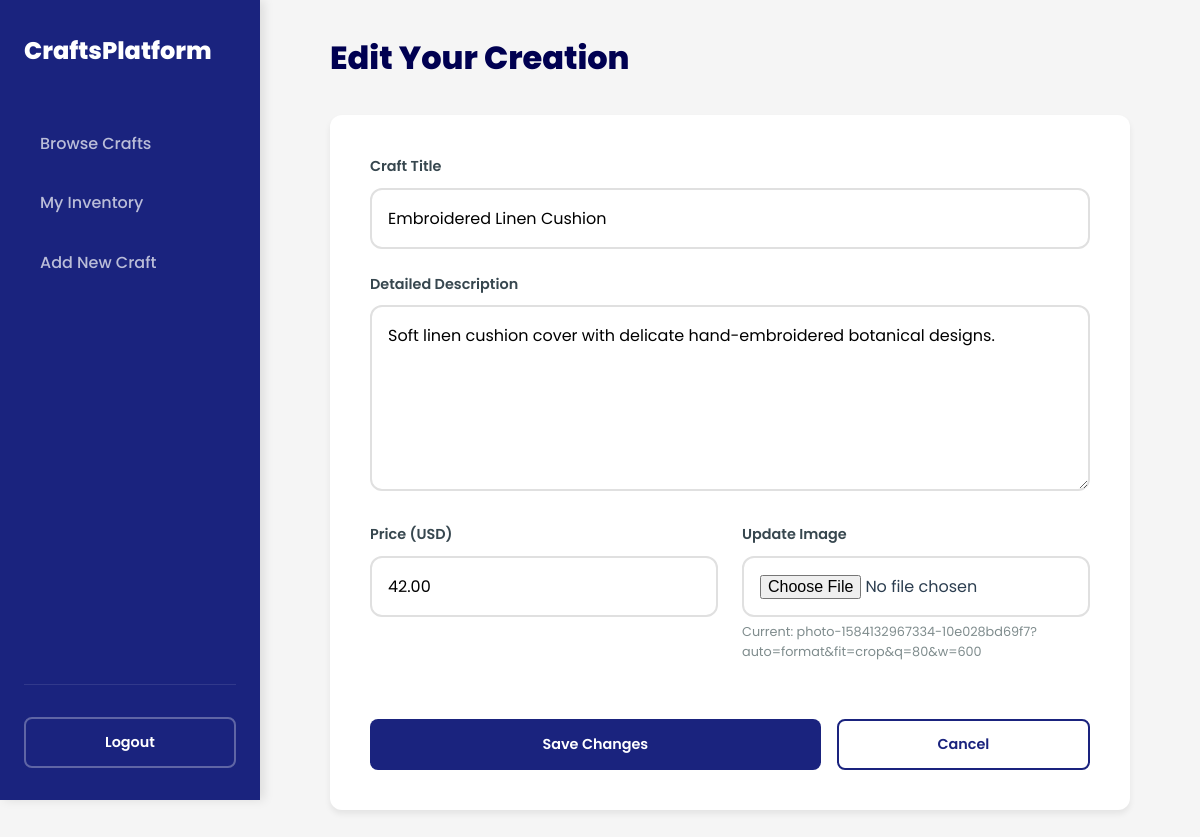
/edit_craft.php?id=6 (signed in), run on the app's committed database.
### tables this page shows
CREATE TABLE IF NOT EXISTS crafts (
    id INT AUTO_INCREMENT PRIMARY KEY,
    user_id INT NOT NULL,
    title VARCHAR(255) NOT NULL,
    description TEXT NOT NULL,
    price DECIMAL(10, 2) NOT NULL,
    image_url VARCHAR(255),
    created_at TIMESTAMP DEFAULT CURRENT_TIMESTAMP,
    FOREIGN KEY (user_id) REFERENCES users(id) ON DELETE CASCADE
);

### edit_craft.php (the view, shortened to what this page needs)
<?php
require_once 'includes/db.php';
$id = $_GET['id'] ?? null;
$stmt = $pdo->prepare("SELECT * FROM crafts WHERE id = ? AND user_id = ?");
$stmt->execute([$id, $_SESSION['user_id']]);
$craft = $stmt->fetch();
?>
<!DOCTYPE html>
<html lang="en">
<head>
    <link rel="stylesheet" href="css/style.css">
</head>
<body style="background: var(--bg-color);">
    <div class="main-wrapper">
        <aside class="sidebar">
            <a href="index.php" class="logo">
                <span>CraftsPlatform</span>
            </a>
            <ul class="sidebar-nav">
                <li><a href="index.php"><span>Browse Crafts</span></a></li>
                <li><a href="craftsman_dashboard.php"><span>My Inventory</span></a></li>
                <li><a href="add_craft.php"><span>Add New Craft</span></a></li>
            </ul>
            <div class="sidebar-footer">
                <a href="logout.php" class="btn btn-outline" style="width: 100%; border-color: rgba(255,255,255,0.3); color: #fff;">Logout</a>
            </div>
        </aside>
        <main class="content-area">
            <div class="container" style="max-width: 800px;">
                <h2 class="section-title">Edit Your Creation</h2>
                <div class="table-container" style="padding: 2.5rem;">
                    <form action="edit_craft.php?id=<?php echo $id; ?>" method="POST" enctype="multipart/form-data" id="craftForm">
                        <div class="form-group">
                            <label for="title">Craft Title</label>
                            <input type="text" name="title" id="title" value="<?php echo htmlspecialchars($craft['title']); ?>" required>
                        </div>
                        <div class="form-group">
                            <label for="description">Detailed Description</label>
                            <textarea name="description" id="description" rows="6" required><?php echo htmlspecialchars($craft['description']); ?></textarea>
                        </div>
                        <div style="display: grid; grid-template-columns: 1fr 1fr; gap: 1.5rem;">
                            <div class="form-group">
                                <label for="price">Price (USD)</label>
                                <input type="number" step="0.01" name="price" id="price" value="<?php echo htmlspecialchars($craft['price']); ?>" required>
                            </div>
                            <div class="form-group">
                                <label for="image">Update Image</label>
                                <input type="file" name="image" id="image">
                                <?php if ($craft['image_url']): ?>
                                    <p style="margin-top: 5px; font-size: 0.8rem; color: var(--text-muted);">Current: <?php echo basename($craft['image_url']); ?></p>
                                <?php endif; ?>
                            </div>
                        </div>
                        <div style="margin-top: 2rem; display: flex; gap: 1rem;">
                            <button type="submit" class="btn" style="flex: 2;">Save Changes</button>
                            <a href="craftsman_dashboard.php" class="btn btn-outline" style="flex: 1;">Cancel</a>
                        </div>
                    </form>
                </div>
            </div>
        </main>
    </div>
</body>
</html>

### css/style.css (style rules this page uses)
:root { --primary-color: #1a237e; --primary-light: #534bae; --primary-dark: #000051; --accent-color: #ffd700; --secondary-color: #37474f; --bg-color: #f5f5f5; --card-bg: #ffffff; --text-color: #2c3e50; --text-muted: #7f8c8d; --error-color: #c62828; --success-color: #2e7d32; --border-color: #e0e0e0; --header-height: 70px; --sidebar-width: 260px; --shadow-sm: 0 2px 4px rgba(0,0,0,0.05); --shadow-md: 0 4px 6px rgba(0,0,0,0.07); --shadow-lg: 0 10px 15px rgba(0,0,0,0.1); --radius: 12px; }
* { margin: 0; padding: 0; box-sizing: border-box; }
body { background-color: var(--bg-color); color: var(--text-color); font-family: 'Poppins', sans-serif; line-height: 1.6; -webkit-font-smoothing: antialiased; }
.main-wrapper { display: flex; min-height: 100vh; }
.content-area { flex-grow: 1; padding: 2rem; transition: all 0.3s; }
.container { max-width: 1200px; margin: 0 auto; }
.sidebar { width: var(--sidebar-width); background: var(--primary-color); color: #ffffff; padding: 2rem 1.5rem; display: flex; flex-direction: column; position: sticky; top: 0; height: 100vh; box-shadow: 4px 0 10px rgba(0,0,0,0.1); }
.sidebar .logo { font-size: 1.5rem; font-weight: 800; color: #ffffff; margin-bottom: 3rem; text-decoration: none; display: flex; align-items: center; gap: 0.5rem; }
.sidebar-nav { list-style: none; flex-grow: 1; }
.sidebar-nav li { margin-bottom: 0.5rem; }
.sidebar-nav a { color: rgba(255,255,255,0.7); text-decoration: none; padding: 0.8rem 1rem; border-radius: 8px; display: block; font-weight: 500; transition: all 0.2s; }
.sidebar-footer { padding-top: 2rem; border-top: 1px solid rgba(255,255,255,0.1); }
.btn { display: inline-flex; align-items: center; justify-content: center; background: var(--primary-color); color: #ffffff; padding: 0.75rem 1.5rem; border: none; border-radius: 8px; cursor: pointer; font-weight: 600; text-decoration: none; transition: all 0.3s cubic-bezier(0.4, 0, 0.2, 1); font-size: 0.9rem; font-family: inherit; }
.btn-outline { background: transparent; border: 2px solid var(--primary-color); color: var(--primary-color); }
.section-title { font-size: 2rem; font-weight: 800; margin-bottom: 2rem; color: var(--primary-dark); }
.table-container { background: #ffffff; border-radius: var(--radius); box-shadow: var(--shadow-md); overflow: hidden; margin-top: 2rem; }
.form-group { margin-bottom: 1.5rem; }
.form-group label { display: block; font-weight: 600; font-size: 0.9rem; margin-bottom: 0.6rem; color: var(--secondary-color); }
.form-group input, .form-group select, .form-group textarea { width: 100%; padding: 1rem; border: 2px solid var(--border-color); border-radius: 12px; font-size: 1rem; font-family: inherit; transition: all 0.3s; }

### data on the page
crafts: title "Embroidered Linen Cushion", description "Soft linen cushion cover with delicate hand-embroidered botanical designs.", price "42.00", image_url "photo-1584132967334-10e028bd69f7?auto=format&fit=crop&q=80&w=600"
